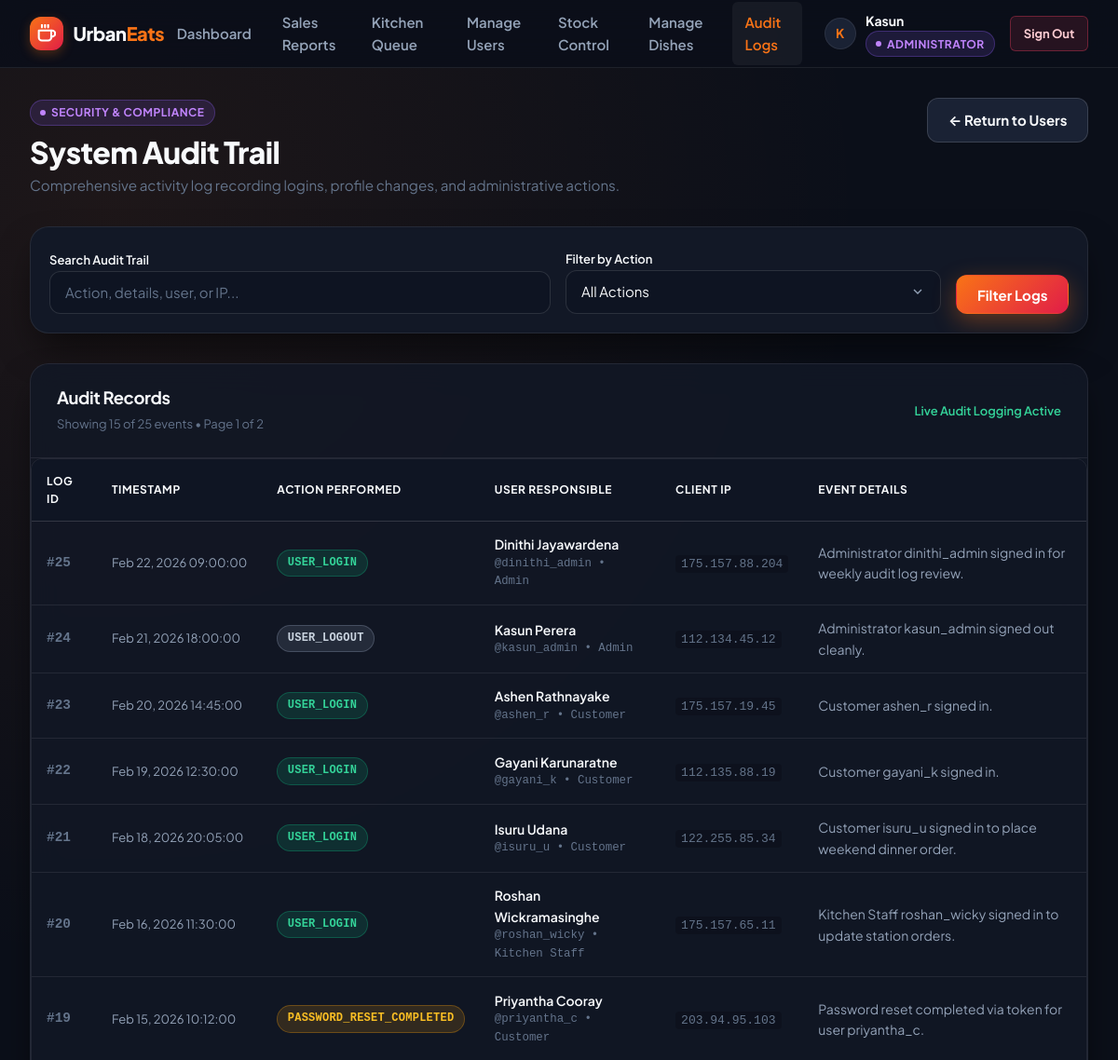
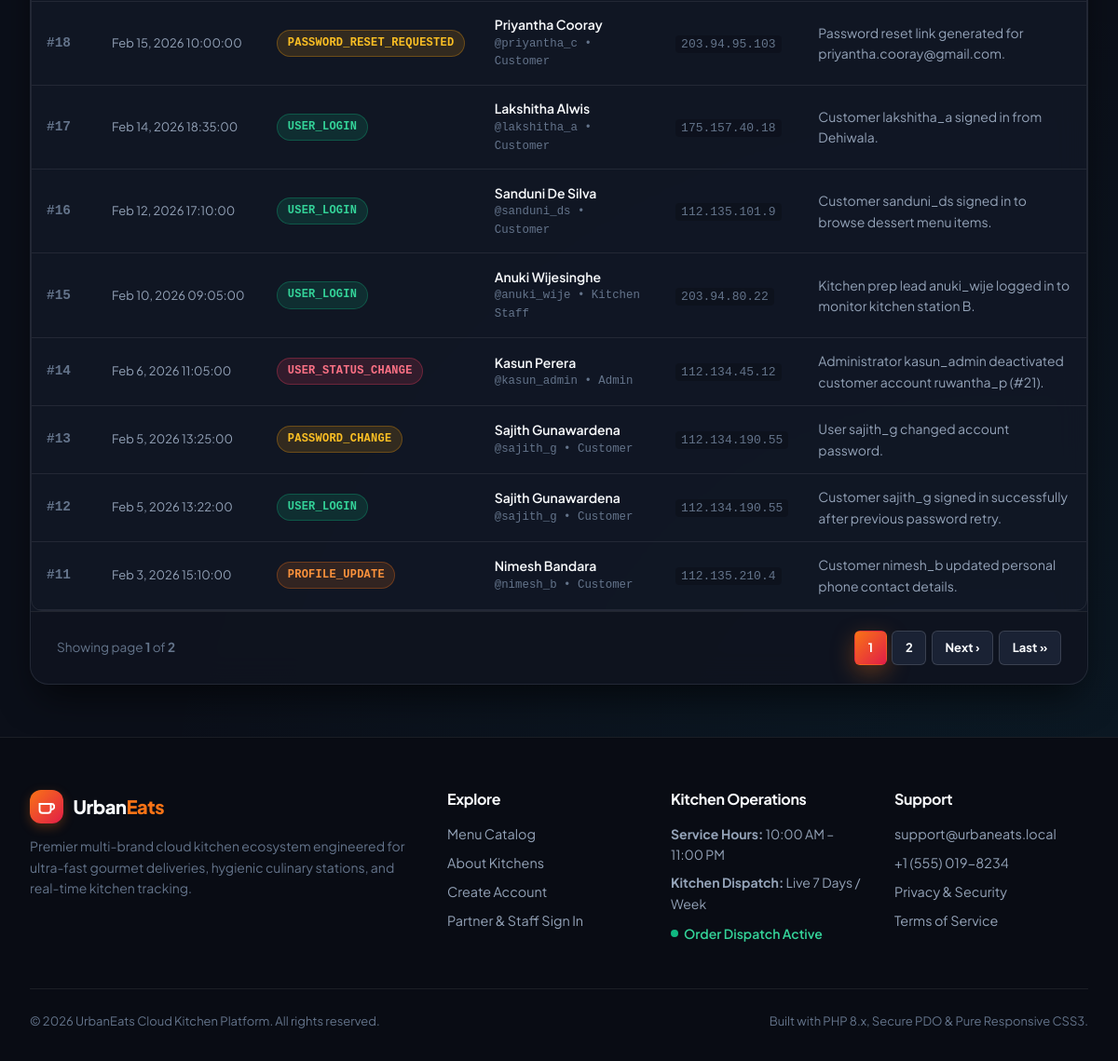
The page /public/admin/audit-log.php (signed in) on the database its author committed (2 pictures, top to bottom).
### tables this page shows
CREATE TABLE audit_log (
    log_id INT AUTO_INCREMENT PRIMARY KEY,
    user_id INT NULL,
    action VARCHAR(255) NOT NULL,
    details TEXT,
    ip_address VARCHAR(45),
    created_at TIMESTAMP DEFAULT CURRENT_TIMESTAMP,
    FOREIGN KEY (user_id) REFERENCES users(user_id) ON DELETE SET NULL,
    INDEX idx_audit_user (user_id),
    INDEX idx_audit_action (action),
    INDEX idx_audit_created (created_at)
);

CREATE TABLE users (
    user_id INT AUTO_INCREMENT PRIMARY KEY,
    first_name VARCHAR(100) NOT NULL,
    last_name VARCHAR(100) NOT NULL,
    email VARCHAR(150) NOT NULL UNIQUE,
    username VARCHAR(50) NOT NULL UNIQUE,
    password_hash VARCHAR(255) NOT NULL,
    role_id INT NOT NULL,
    is_active TINYINT(1) DEFAULT 1,
    created_at TIMESTAMP DEFAULT CURRENT_TIMESTAMP,
    FOREIGN KEY (role_id) REFERENCES roles(role_id) ON DELETE RESTRICT ON UPDATE CASCADE,
    INDEX idx_users_role (role_id),
    INDEX idx_users_email (email),
    INDEX idx_users_username (username)
);

CREATE TABLE roles (
    role_id INT AUTO_INCREMENT PRIMARY KEY,
    role_name VARCHAR(50) NOT NULL UNIQUE
);

### public/admin/audit-log.php (the view, shortened to what this page needs)
<?php
require_once __DIR__ . '/../../config/db.php';
$searchKeyword = trim((string)($_GET['search'] ?? ''));
$actionFilter  = trim((string)($_GET['action_type'] ?? ''));
$page          = max(1, (int)($_GET['page'] ?? 1));
$perPage       = 15;
$whereClauses = ['1=1'];
$params = [];
$whereSql = implode(' AND ', $whereClauses);
$countSql = "
    SELECT COUNT(*)
    FROM audit_log a
    LEFT JOIN users u ON a.user_id = u.user_id
    WHERE {$whereSql}
";
$countStmt = $pdo->prepare($countSql);
$countStmt->execute($params);
$totalRecords = (int)$countStmt->fetchColumn();
$totalPages = max(1, (int)ceil($totalRecords / $perPage));
$offset = ($page - 1) * $perPage;
$recordsSql = "
    SELECT a.log_id, a.user_id, a.action, a.details, a.ip_address, a.created_at,
           u.username, u.email, u.first_name, u.last_name, r.role_name
    FROM audit_log a
    LEFT JOIN users u ON a.user_id = u.user_id
    LEFT JOIN roles r ON u.role_id = r.role_id
    WHERE {$whereSql}
    ORDER BY a.log_id DESC
    LIMIT :limit OFFSET :offset
";
$recordsStmt = $pdo->prepare($recordsSql);
$recordsStmt->bindValue(':limit', $perPage, PDO::PARAM_INT);
$recordsStmt->bindValue(':offset', $offset, PDO::PARAM_INT);
$recordsStmt->execute();
$logs = $recordsStmt->fetchAll(PDO::FETCH_ASSOC);
function build_page_url(int $targetPage, string $searchKeyword, string $actionFilter): string {
    $query = ['page' => $targetPage];
    return 'audit-log.php?' . http_build_query($query);
}
require_once __DIR__ . '/../../includes/header.php';
?>
<div class="container">
    <div style="display: flex; justify-content: space-between; align-items: flex-start; flex-wrap: wrap; gap: 1rem; margin-bottom: 2rem;">
        <div>
            <span class="role-badge badge-admin" style="margin-bottom: 0.5rem;">Security & Compliance</span>
            <h1 style="font-size: 2rem; font-weight: 800; margin-bottom: 0.25rem;">System Audit Trail</h1>
            <p style="color: var(--text-muted); font-size: 0.95rem; margin: 0;">
                Comprehensive activity log recording logins, profile changes, and administrative actions.
            </p>
        </div>
        <div>
            <a href="users.php" class="btn btn-secondary">
                &larr; Return to Users
            </a>
        </div>
    </div>
    <div class="card" style="padding: 1.25rem; margin-bottom: 2rem;">
        <form action="audit-log.php" method="GET" style="display: flex; flex-wrap: wrap; gap: 1rem; align-items: flex-end;">
            <div style="flex: 2; min-width: 240px;">
                <label for="search" class="form-label" style="font-size: 0.8125rem;">Search Audit Trail</label>
                <input
                    type="text"
                    id="search"
                    name="search"
                    class="form-control"
                    placeholder="Action, details, user, or IP..."
                    value="<?= htmlspecialchars($searchKeyword, ENT_QUOTES, 'UTF-8'); ?>"
                >
            </div>
            <div style="flex: 1.5; min-width: 200px;">
                <label for="action_type" class="form-label" style="font-size: 0.8125rem;">Filter by Action</label>
                <select id="action_type" name="action_type" class="form-control">
                    <option value="">All Actions</option>
                </select>
            </div>
            <div style="display: flex; gap: 0.5rem;">
                <button type="submit" class="btn btn-primary" style="height: 42px;">
                    Filter Logs
                </button>
            </div>
        </form>
    </div>
    <div class="card glass-panel">
        <div class="card-header" style="display: flex; justify-content: space-between; align-items: center; flex-wrap: wrap; gap: 0.5rem;">
            <div>
                <h2 style="font-size: 1.15rem; margin-bottom: 0.2rem;">Audit Records</h2>
                <span style="font-size: 0.8125rem; color: var(--text-muted);">
                    Showing <?= count($logs); ?> of <?= number_format($totalRecords); ?> <?= $totalRecords === 1 ? 'event' : 'events'; ?>
                    <?php if ($totalPages > 1): ?>
                        &bull; Page <?= $page; ?> of <?= $totalPages; ?>
                    <?php endif; ?>
                </span>
            </div>
            <span style="font-size: 0.8125rem; color: #34d399; font-weight: 600;">
                Live Audit Logging Active
            </span>
        </div>
        <div class="table-wrap">
            <table class="table">
                <thead>
                    <tr>
                        <th style="width: 70px;">Log ID</th>
                        <th style="width: 170px;">Timestamp</th>
                        <th>Action Performed</th>
                        <th>User Responsible</th>
                        <th>Client IP</th>
                        <th>Event Details</th>
                    </tr>
                </thead>
                <tbody>
                    <?php if (empty($logs)): ?>
                        <tr>
                            <td colspan="6" style="text-align: center; padding: 3rem 1rem; color: var(--text-muted);">
                                No audit records match your selected criteria.
                            </td>
                        </tr>
                    <?php else: ?>
                        <?php foreach ($logs as $row): ?>
                            <?php
                                $act = (string)$row['action'];
                                $badgeStyle = match (true) {
                                    str_contains($act, 'LOGIN') => 'background: rgba(16,185,129,0.15); color: #34d399; border: 1px solid rgba(16,185,129,0.3);',
                                    str_contains($act, 'LOGOUT') => 'background: rgba(148,163,184,0.15); color: #cbd5e1; border: 1px solid rgba(148,163,184,0.3);',
                                    str_contains($act, 'ROLE') => 'background: rgba(139,92,246,0.15); color: #c084fc; border: 1px solid rgba(139,92,246,0.3);',
                                    str_contains($act, 'STATUS') => 'background: rgba(244,63,94,0.15); color: #fb7185; border: 1px solid rgba(244,63,94,0.3);',
                                    str_contains($act, 'PASSWORD') => 'background: rgba(245,158,11,0.15); color: #fbbf24; border: 1px solid rgba(245,158,11,0.3);',
                                    str_contains($act, 'REGIST') => 'background: rgba(6,182,212,0.15); color: #38bdf8; border: 1px solid rgba(6,182,212,0.3);',
                                    default => 'background: rgba(249,115,22,0.15); color: #fb923c; border: 1px solid rgba(249,115,22,0.3);',
                                };
                            ?>
                            <tr>
                                <td style="font-family: monospace; font-weight: 700; color: var(--text-muted);">
                                    #<?= (int)$row['log_id']; ?>
                                </td>
                                <td style="font-size: 0.8125rem; white-space: nowrap; color: var(--text-secondary);">
                                    <?= date('M j, Y H:i:s', strtotime((string)$row['created_at'])); ?>
                                </td>
                                <td>
                                    <span style="display: inline-block; padding: 0.25rem 0.65rem; border-radius: 99px; font-size: 0.75rem; font-weight: 700; font-family: monospace; letter-spacing: 0.02em; <?= $badgeStyle; ?>">
                                        <?= htmlspecialchars($row['action'], ENT_QUOTES, 'UTF-8'); ?>
                                    </span>
                                </td>
                                <td>
                                    <?php if (!empty($row['user_id']) && !empty($row['username'])): ?>
                                        <div style="font-weight: 600; color: var(--text-primary); font-size: 0.875rem;">
                                            <?= htmlspecialchars((string)($row['first_name'] . ' ' . $row['last_name']), ENT_QUOTES, 'UTF-8'); ?>
                                        </div>
                                        <div style="font-size: 0.775rem; color: var(--text-muted); font-family: monospace;">
                                            @<?= htmlspecialchars((string)$row['username'], ENT_QUOTES, 'UTF-8'); ?>
                                            <?php if (!empty($row['role_name'])): ?>
                                                &bull; <?= htmlspecialchars((string)$row['role_name'], ENT_QUOTES, 'UTF-8'); ?>
                                            <?php endif; ?>
                                        </div>
                                    <?php else: ?>
                                        <span style="color: var(--text-muted); font-size: 0.85rem; font-style: italic;">
                                            Guest / System
                                        </span>
                                    <?php endif; ?>
                                </td>
                                <td>
                                    <code style="font-family: monospace; font-size: 0.8125rem; color: var(--text-muted); background: rgba(0,0,0,0.2); padding: 2px 6px; border-radius: 4px;">
                                        <?= htmlspecialchars((string)($row['ip_address'] ?? 'N/A'), ENT_QUOTES, 'UTF-8'); ?>
                                    </code>
                                </td>
                                <td style="font-size: 0.875rem; color: var(--text-body); max-width: 380px;">
                                    <?= htmlspecialchars((string)($row['details'] ?? 'No additional details.'), ENT_QUOTES, 'UTF-8'); ?>
                                </td>
                            </tr>
                        <?php endforeach; ?>
                    <?php endif; ?>
                </tbody>
            </table>
        </div>
        <?php if ($totalPages > 1): ?>
            <div class="card-footer" style="display: flex; justify-content: space-between; align-items: center; flex-wrap: wrap; gap: 1rem;">
                <div style="font-size: 0.85rem; color: var(--text-muted);">
                    Showing page <strong><?= $page; ?></strong> of <strong><?= $totalPages; ?></strong>
                </div>
                <div style="display: flex; gap: 0.35rem; align-items: center;">
                    <?php
                        $startPage = max(1, $page - 2);
                        $endPage   = min($totalPages, $page + 2);
                    ?>
                    <?php for ($p = $startPage; $p <= $endPage; $p++): ?>
                        <a href="<?= build_page_url($p, $searchKeyword, $actionFilter); ?>"
                           class="btn btn-sm <?= ($p === $page) ? 'btn-primary' : 'btn-secondary'; ?>"
                           style="min-width: 34px;">
                            <?= $p; ?>
                        </a>
                    <?php endfor; ?>
                    <?php if ($page < $totalPages): ?>
                        <a href="<?= build_page_url($page + 1, $searchKeyword, $actionFilter); ?>" class="btn btn-sm btn-secondary" title="Next Page">
                            Next &rsaquo;
                        </a>
                        <a href="<?= build_page_url($totalPages, $searchKeyword, $actionFilter); ?>" class="btn btn-sm btn-secondary" title="Last Page">
                            Last &raquo;
                        </a>
                    <?php endif; ?>
                </div>
            </div>
        <?php endif; ?>
    </div>
</div>
<?php
require_once __DIR__ . '/../../includes/footer.php';
?>

### rows shown on the page
audit_log: log_id "25", created_at "Feb 22, 2026 09:00:00", action "USER_LOGIN", user.last_name "Dinithi Jayawardena", user.username "dinithi_admin", roles.role_name "Admin", ip_address "175.157.88.204", details "Administrator dinithi_admin signed in for weekly audit log review."
audit_log: log_id "24", created_at "Feb 21, 2026 18:00:00", action "USER_LOGOUT", user.last_name "Kasun Perera", user.username "kasun_admin", roles.role_name "Admin", ip_address "112.134.45.12", details "Administrator kasun_admin signed out cleanly."
audit_log: log_id "23", created_at "Feb 20, 2026 14:45:00", action "USER_LOGIN", user.last_name "Ashen Rathnayake", user.username "ashen_r", roles.role_name "Customer", ip_address "175.157.19.45", details "Customer ashen_r signed in."
audit_log: log_id "22", created_at "Feb 19, 2026 12:30:00", action "USER_LOGIN", user.last_name "Gayani Karunaratne", user.username "gayani_k", roles.role_name "Customer", ip_address "112.135.88.19", details "Customer gayani_k signed in."
audit_log: log_id "21", created_at "Feb 18, 2026 20:05:00", action "USER_LOGIN", user.last_name "Isuru Udana", user.username "isuru_u", roles.role_name "Customer", ip_address "122.255.85.34", details "Customer isuru_u signed in to place weekend dinner order."
audit_log: log_id "20", created_at "Feb 16, 2026 11:30:00", action "USER_LOGIN", user.last_name "Roshan Wickramasinghe", user.username "roshan_wicky", roles.role_name "Kitchen Staff", ip_address "175.157.65.11", details "Kitchen Staff roshan_wicky signed in to update station orders."
audit_log: log_id "19", created_at "Feb 15, 2026 10:12:00", action "PASSWORD_RESET_COMPLETED", user.last_name "Priyantha Cooray", user.username "priyantha_c", roles.role_name "Customer", ip_address "203.94.95.103", details "Password reset completed via token for user priyantha_c."
audit_log: log_id "18", created_at "Feb 15, 2026 10:00:00", action "PASSWORD_RESET_REQUESTED", user.last_name "Priyantha Cooray", user.username "priyantha_c", roles.role_name "Customer", ip_address "203.94.95.103", details "Password reset link generated for priyantha.cooray@gmail.com."
audit_log: log_id "17", created_at "Feb 14, 2026 18:35:00", action "USER_LOGIN", user.last_name "Lakshitha Alwis", user.username "lakshitha_a", roles.role_name "Customer", ip_address "175.157.40.18", details "Customer lakshitha_a signed in from Dehiwala."
audit_log: log_id "16", created_at "Feb 12, 2026 17:10:00", action "USER_LOGIN", user.last_name "Sanduni De Silva", user.username "sanduni_ds", roles.role_name "Customer", ip_address "112.135.101.9", details "Customer sanduni_ds signed in to browse dessert menu items."
audit_log: log_id "15", created_at "Feb 10, 2026 09:05:00", action "USER_LOGIN", user.last_name "Anuki Wijesinghe", user.username "anuki_wije", roles.role_name "Kitchen Staff", ip_address "203.94.80.22", details "Kitchen prep lead anuki_wije logged in to monitor kitchen station B."
audit_log: log_id "14", created_at "Feb 6, 2026 11:05:00", action "USER_STATUS_CHANGE", user.last_name "Kasun Perera", user.username "kasun_admin", roles.role_name "Admin", ip_address "112.134.45.12", details "Administrator kasun_admin deactivated customer account ruwantha_p (#21)."
audit_log: log_id "13", created_at "Feb 5, 2026 13:25:00", action "PASSWORD_CHANGE", user.last_name "Sajith Gunawardena", user.username "sajith_g", roles.role_name "Customer", ip_address "112.134.190.55", details "User sajith_g changed account password."
audit_log: log_id "12", created_at "Feb 5, 2026 13:22:00", action "USER_LOGIN", user.last_name "Sajith Gunawardena", user.username "sajith_g", roles.role_name "Customer", ip_address "112.134.190.55", details "Customer sajith_g signed in successfully after previous password retry."
audit_log: log_id "11", created_at "Feb 3, 2026 15:10:00", action "PROFILE_UPDATE", user.last_name "Nimesh Bandara", user.username "nimesh_b", roles.role_name "Customer", ip_address "112.135.210.4", details "Customer nimesh_b updated personal phone contact details."

### other values the page prints
$item['label'] "Dashboard"
$item['label'] "Sales Reports"
$item['label'] "Kitchen Queue"
$item['label'] "Manage Users"
$item['label'] "Stock Control"
$item['label'] "Manage Dishes"
$item['label'] "Audit Logs"
substr((string)$userName, 0, 1) "K"
$userName "Kasun"
$userRole "ADMINISTRATOR"
count($logs) "15"
$totalRecords "25"
$page "1"
$totalPages "2"
